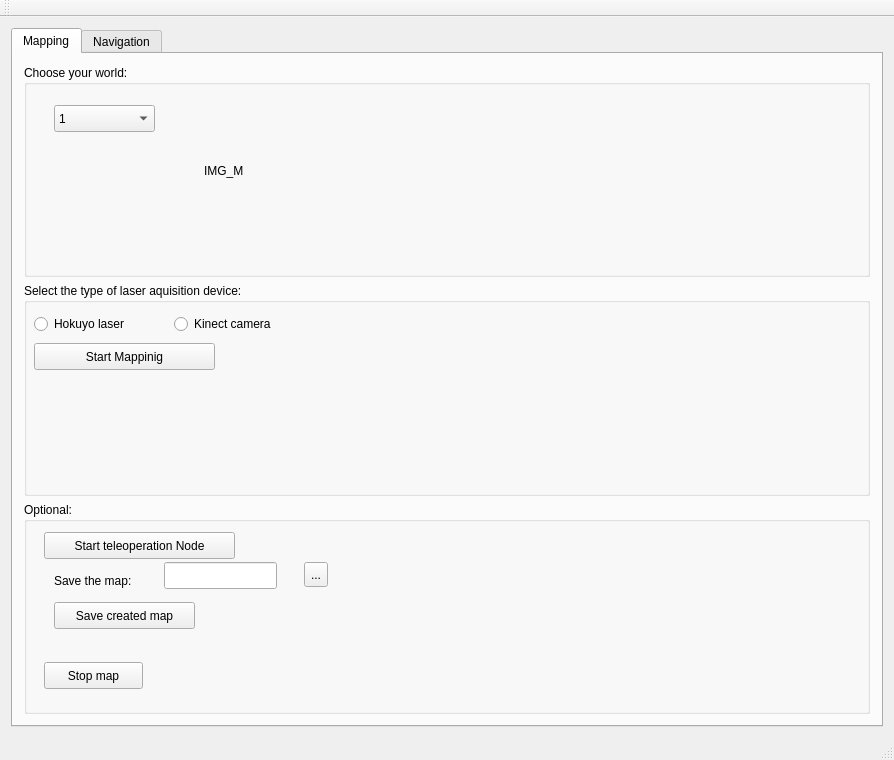
<?xml version="1.0" encoding="UTF-8"?>
<ui version="4.0">
 <class>MainWindow</class>
 <widget class="QMainWindow" name="MainWindow">
  <property name="geometry">
   <rect>
    <x>0</x>
    <y>0</y>
    <width>894</width>
    <height>760</height>
   </rect>
  </property>
  <property name="windowTitle">
   <string>Simulation Tool</string>
  </property>
  <widget class="QWidget" name="centralWidget">
   <layout class="QGridLayout" name="gridLayout">
    <item row="0" column="0">
     <widget class="QTabWidget" name="tabWidget">
      <property name="currentIndex">
       <number>0</number>
      </property>
      <widget class="QWidget" name="tab">
       <attribute name="title">
        <string>Mapping</string>
       </attribute>
       <layout class="QGridLayout" name="gridLayout_2">
        <item row="0" column="0">
         <widget class="QGroupBox" name="groupBox">
          <property name="title">
           <string>Choose your world:</string>
          </property>
          <property name="flat">
           <bool>false</bool>
          </property>
          <widget class="QComboBox" name="combo_box_mapping">
           <property name="geometry">
            <rect>
             <x>30</x>
             <y>40</y>
             <width>101</width>
             <height>27</height>
            </rect>
           </property>
           <item>
            <property name="text">
             <string>1</string>
            </property>
           </item>
           <item>
            <property name="text">
             <string>2</string>
            </property>
           </item>
           <item>
            <property name="text">
             <string>3</string>
            </property>
           </item>
          </widget>
          <widget class="QLabel" name="img_mapping">
           <property name="geometry">
            <rect>
             <x>180</x>
             <y>30</y>
             <width>311</width>
             <height>151</height>
            </rect>
           </property>
           <property name="text">
            <string>IMG_M</string>
           </property>
          </widget>
         </widget>
        </item>
        <item row="1" column="0">
         <widget class="QGroupBox" name="groupBox_2">
          <property name="title">
           <string>Select the type of laser aquisition device:</string>
          </property>
          <widget class="QRadioButton" name="hokuyo_gmapping">
           <property name="geometry">
            <rect>
             <x>10</x>
             <y>30</y>
             <width>117</width>
             <height>22</height>
            </rect>
           </property>
           <property name="text">
            <string>Hokuyo laser</string>
           </property>
          </widget>
          <widget class="QRadioButton" name="kinect_gmapping">
           <property name="geometry">
            <rect>
             <x>150</x>
             <y>30</y>
             <width>141</width>
             <height>22</height>
            </rect>
           </property>
           <property name="text">
            <string>Kinect camera</string>
           </property>
          </widget>
          <widget class="QPushButton" name="start_mapping">
           <property name="geometry">
            <rect>
             <x>10</x>
             <y>60</y>
             <width>181</width>
             <height>27</height>
            </rect>
           </property>
           <property name="text">
            <string>Start Mappinig</string>
           </property>
          </widget>
         </widget>
        </item>
        <item row="2" column="0">
         <widget class="QGroupBox" name="groupBox_3">
          <property name="title">
           <string>Optional: </string>
          </property>
          <widget class="QLabel" name="label_26">
           <property name="geometry">
            <rect>
             <x>30</x>
             <y>70</y>
             <width>101</width>
             <height>17</height>
            </rect>
           </property>
           <property name="text">
            <string>Save the map:</string>
           </property>
          </widget>
          <widget class="QLineEdit" name="text_path">
           <property name="geometry">
            <rect>
             <x>140</x>
             <y>60</y>
             <width>113</width>
             <height>27</height>
            </rect>
           </property>
          </widget>
          <widget class="QToolButton" name="browse_path">
           <property name="geometry">
            <rect>
             <x>280</x>
             <y>60</y>
             <width>24</width>
             <height>25</height>
            </rect>
           </property>
           <property name="text">
            <string>...</string>
           </property>
          </widget>
          <widget class="QPushButton" name="save_map">
           <property name="geometry">
            <rect>
             <x>30</x>
             <y>100</y>
             <width>141</width>
             <height>27</height>
            </rect>
           </property>
           <property name="text">
            <string>Save created map</string>
           </property>
          </widget>
          <widget class="QPushButton" name="start_teleop">
           <property name="geometry">
            <rect>
             <x>20</x>
             <y>30</y>
             <width>191</width>
             <height>27</height>
            </rect>
           </property>
           <property name="text">
            <string>Start teleoperation Node</string>
           </property>
          </widget>
          <widget class="QPushButton" name="pushButton">
           <property name="geometry">
            <rect>
             <x>20</x>
             <y>160</y>
             <width>99</width>
             <height>27</height>
            </rect>
           </property>
           <property name="text">
            <string>Stop map</string>
           </property>
          </widget>
         </widget>
        </item>
       </layout>
      </widget>
      <widget class="QWidget" name="tab_2">
       <attribute name="title">
        <string>Navigation</string>
       </attribute>
       <layout class="QGridLayout" name="gridLayout_4" rowstretch="1,1,2,1" rowminimumheight="0,0,0,0">
        <item row="0" column="0">
         <widget class="QGroupBox" name="groupBox_4">
          <property name="title">
           <string>Choose your world:</string>
          </property>
          <property name="flat">
           <bool>false</bool>
          </property>
          <widget class="QComboBox" name="combo_box_nav">
           <property name="geometry">
            <rect>
             <x>30</x>
             <y>40</y>
             <width>101</width>
             <height>27</height>
            </rect>
           </property>
           <item>
            <property name="text">
             <string/>
            </property>
           </item>
           <item>
            <property name="text">
             <string>1</string>
            </property>
           </item>
           <item>
            <property name="text">
             <string>2</string>
            </property>
           </item>
           <item>
            <property name="text">
             <string>3</string>
            </property>
           </item>
          </widget>
          <widget class="QLabel" name="img_nav">
           <property name="geometry">
            <rect>
             <x>190</x>
             <y>30</y>
             <width>311</width>
             <height>151</height>
            </rect>
           </property>
           <property name="text">
            <string>IMG_N</string>
           </property>
          </widget>
         </widget>
        </item>
        <item row="1" column="0">
         <widget class="QGroupBox" name="groupBox_5">
          <property name="title">
           <string>Select the type of laser aquisition device:</string>
          </property>
          <widget class="QRadioButton" name="hokuyo_nav">
           <property name="geometry">
            <rect>
             <x>10</x>
             <y>40</y>
             <width>119</width>
             <height>22</height>
            </rect>
           </property>
           <property name="text">
            <string>Hokuyo laser</string>
           </property>
          </widget>
          <widget class="QRadioButton" name="kinect_nav">
           <property name="geometry">
            <rect>
             <x>140</x>
             <y>40</y>
             <width>131</width>
             <height>22</height>
            </rect>
           </property>
           <property name="text">
            <string>Kinect camera</string>
           </property>
          </widget>
         </widget>
        </item>
        <item row="2" column="0">
         <widget class="QGroupBox" name="groupBox_6">
          <property name="title">
           <string>Set the number of robots to be spawned and their initial position:</string>
          </property>
          <widget class="QWidget" name="">
           <property name="geometry">
            <rect>
             <x>10</x>
             <y>30</y>
             <width>221</width>
             <height>24</height>
            </rect>
           </property>
           <layout class="QHBoxLayout" name="horizontalLayout_2">
            <item>
             <widget class="QRadioButton" name="pioneer_1">
              <property name="text">
               <string>1</string>
              </property>
             </widget>
            </item>
            <item>
             <widget class="QRadioButton" name="pioneer_2">
              <property name="text">
               <string>2</string>
              </property>
             </widget>
            </item>
            <item>
             <widget class="QRadioButton" name="pioneer_3">
              <property name="text">
               <string>3</string>
              </property>
             </widget>
            </item>
            <item>
             <widget class="QRadioButton" name="pioneer_4">
              <property name="text">
               <string>4</string>
              </property>
             </widget>
            </item>
            <item>
             <widget class="QRadioButton" name="pioneer_5">
              <property name="text">
               <string>5</string>
              </property>
             </widget>
            </item>
           </layout>
          </widget>
          <widget class="QLabel" name="label_17">
           <property name="geometry">
            <rect>
             <x>20</x>
             <y>70</y>
             <width>16</width>
             <height>17</height>
            </rect>
           </property>
           <property name="text">
            <string>x:</string>
           </property>
          </widget>
          <widget class="QLabel" name="label_18">
           <property name="geometry">
            <rect>
             <x>20</x>
             <y>100</y>
             <width>16</width>
             <height>17</height>
            </rect>
           </property>
           <property name="text">
            <string>y:</string>
           </property>
          </widget>
          <widget class="QPushButton" name="start_nav">
           <property name="geometry">
            <rect>
             <x>10</x>
             <y>150</y>
             <width>151</width>
             <height>27</height>
            </rect>
           </property>
           <property name="text">
            <string>Start Navigation</string>
           </property>
          </widget>
          <widget class="QDoubleSpinBox" name="x1">
           <property name="geometry">
            <rect>
             <x>40</x>
             <y>60</y>
             <width>69</width>
             <height>27</height>
            </rect>
           </property>
          </widget>
          <widget class="QDoubleSpinBox" name="y1">
           <property name="geometry">
            <rect>
             <x>40</x>
             <y>90</y>
             <width>69</width>
             <height>27</height>
            </rect>
           </property>
          </widget>
          <widget class="QLabel" name="label_19">
           <property name="geometry">
            <rect>
             <x>120</x>
             <y>70</y>
             <width>16</width>
             <height>17</height>
            </rect>
           </property>
           <property name="text">
            <string>x:</string>
           </property>
          </widget>
          <widget class="QDoubleSpinBox" name="x2">
           <property name="geometry">
            <rect>
             <x>140</x>
             <y>60</y>
             <width>69</width>
             <height>27</height>
            </rect>
           </property>
          </widget>
          <widget class="QDoubleSpinBox" name="y2">
           <property name="geometry">
            <rect>
             <x>140</x>
             <y>90</y>
             <width>69</width>
             <height>27</height>
            </rect>
           </property>
          </widget>
          <widget class="QLabel" name="label_20">
           <property name="geometry">
            <rect>
             <x>120</x>
             <y>100</y>
             <width>16</width>
             <height>17</height>
            </rect>
           </property>
           <property name="text">
            <string>y:</string>
           </property>
          </widget>
          <widget class="QLabel" name="label_21">
           <property name="geometry">
            <rect>
             <x>220</x>
             <y>70</y>
             <width>16</width>
             <height>17</height>
            </rect>
           </property>
           <property name="text">
            <string>x:</string>
           </property>
          </widget>
          <widget class="QDoubleSpinBox" name="x3">
           <property name="geometry">
            <rect>
             <x>240</x>
             <y>60</y>
             <width>69</width>
             <height>27</height>
            </rect>
           </property>
          </widget>
          <widget class="QDoubleSpinBox" name="y3">
           <property name="geometry">
            <rect>
             <x>240</x>
             <y>90</y>
             <width>69</width>
             <height>27</height>
            </rect>
           </property>
          </widget>
          <widget class="QLabel" name="label_22">
           <property name="geometry">
            <rect>
             <x>220</x>
             <y>100</y>
             <width>16</width>
             <height>17</height>
            </rect>
           </property>
           <property name="text">
            <string>y:</string>
           </property>
          </widget>
          <widget class="QLabel" name="label_23">
           <property name="geometry">
            <rect>
             <x>330</x>
             <y>70</y>
             <width>16</width>
             <height>17</height>
            </rect>
           </property>
           <property name="text">
            <string>x:</string>
           </property>
          </widget>
          <widget class="QDoubleSpinBox" name="x4">
           <property name="geometry">
            <rect>
             <x>350</x>
             <y>60</y>
             <width>69</width>
             <height>27</height>
            </rect>
           </property>
          </widget>
          <widget class="QDoubleSpinBox" name="y4">
           <property name="geometry">
            <rect>
             <x>350</x>
             <y>90</y>
             <width>69</width>
             <height>27</height>
            </rect>
           </property>
          </widget>
          <widget class="QLabel" name="label_37">
           <property name="geometry">
            <rect>
             <x>330</x>
             <y>100</y>
             <width>16</width>
             <height>17</height>
            </rect>
           </property>
           <property name="text">
            <string>y:</string>
           </property>
          </widget>
          <widget class="QLabel" name="label_38">
           <property name="geometry">
            <rect>
             <x>430</x>
             <y>70</y>
             <width>16</width>
             <height>17</height>
            </rect>
           </property>
           <property name="text">
            <string>x:</string>
           </property>
          </widget>
          <widget class="QLabel" name="label_39">
           <property name="geometry">
            <rect>
             <x>430</x>
             <y>100</y>
             <width>16</width>
             <height>17</height>
            </rect>
           </property>
           <property name="text">
            <string>y:</string>
           </property>
          </widget>
          <widget class="QDoubleSpinBox" name="y5">
           <property name="geometry">
            <rect>
             <x>450</x>
             <y>90</y>
             <width>69</width>
             <height>27</height>
            </rect>
           </property>
          </widget>
          <widget class="QDoubleSpinBox" name="x5">
           <property name="geometry">
            <rect>
             <x>450</x>
             <y>60</y>
             <width>69</width>
             <height>27</height>
            </rect>
           </property>
          </widget>
          <zorder></zorder>
          <zorder>label_17</zorder>
          <zorder>label_18</zorder>
          <zorder>start_nav</zorder>
          <zorder>groupBox_13</zorder>
          <zorder>x1</zorder>
          <zorder>y1</zorder>
          <zorder>label_19</zorder>
          <zorder>x2</zorder>
          <zorder>y2</zorder>
          <zorder>label_20</zorder>
          <zorder>label_21</zorder>
          <zorder>x3</zorder>
          <zorder>y3</zorder>
          <zorder>label_22</zorder>
          <zorder>label_23</zorder>
          <zorder>x4</zorder>
          <zorder>y4</zorder>
          <zorder>label_37</zorder>
          <zorder>label_38</zorder>
          <zorder>label_39</zorder>
          <zorder>y5</zorder>
          <zorder>x5</zorder>
         </widget>
        </item>
        <item row="3" column="0">
         <widget class="QGroupBox" name="groupBox_13">
          <property name="title">
           <string>Send the Robots to a position:</string>
          </property>
          <widget class="QPushButton" name="goal">
           <property name="geometry">
            <rect>
             <x>20</x>
             <y>80</y>
             <width>99</width>
             <height>27</height>
            </rect>
           </property>
           <property name="text">
            <string>GO!</string>
           </property>
          </widget>
          <widget class="QLabel" name="label_25">
           <property name="geometry">
            <rect>
             <x>30</x>
             <y>60</y>
             <width>16</width>
             <height>17</height>
            </rect>
           </property>
           <property name="text">
            <string>y:</string>
           </property>
          </widget>
          <widget class="QDoubleSpinBox" name="x_goal">
           <property name="geometry">
            <rect>
             <x>50</x>
             <y>20</y>
             <width>69</width>
             <height>27</height>
            </rect>
           </property>
          </widget>
          <widget class="QDoubleSpinBox" name="y_goal">
           <property name="geometry">
            <rect>
             <x>50</x>
             <y>50</y>
             <width>69</width>
             <height>27</height>
            </rect>
           </property>
          </widget>
          <widget class="QLabel" name="label_24">
           <property name="geometry">
            <rect>
             <x>30</x>
             <y>30</y>
             <width>16</width>
             <height>17</height>
            </rect>
           </property>
           <property name="text">
            <string>x:</string>
           </property>
          </widget>
         </widget>
        </item>
       </layout>
      </widget>
     </widget>
    </item>
   </layout>
  </widget>
  <widget class="QMenuBar" name="menuBar">
   <property name="geometry">
    <rect>
     <x>0</x>
     <y>0</y>
     <width>894</width>
     <height>25</height>
    </rect>
   </property>
  </widget>
  <widget class="QToolBar" name="mainToolBar">
   <attribute name="toolBarArea">
    <enum>TopToolBarArea</enum>
   </attribute>
   <attribute name="toolBarBreak">
    <bool>false</bool>
   </attribute>
  </widget>
  <widget class="QStatusBar" name="statusBar"/>
 </widget>
 <layoutdefault spacing="6" margin="11"/>
 <resources/>
 <connections/>
</ui>
